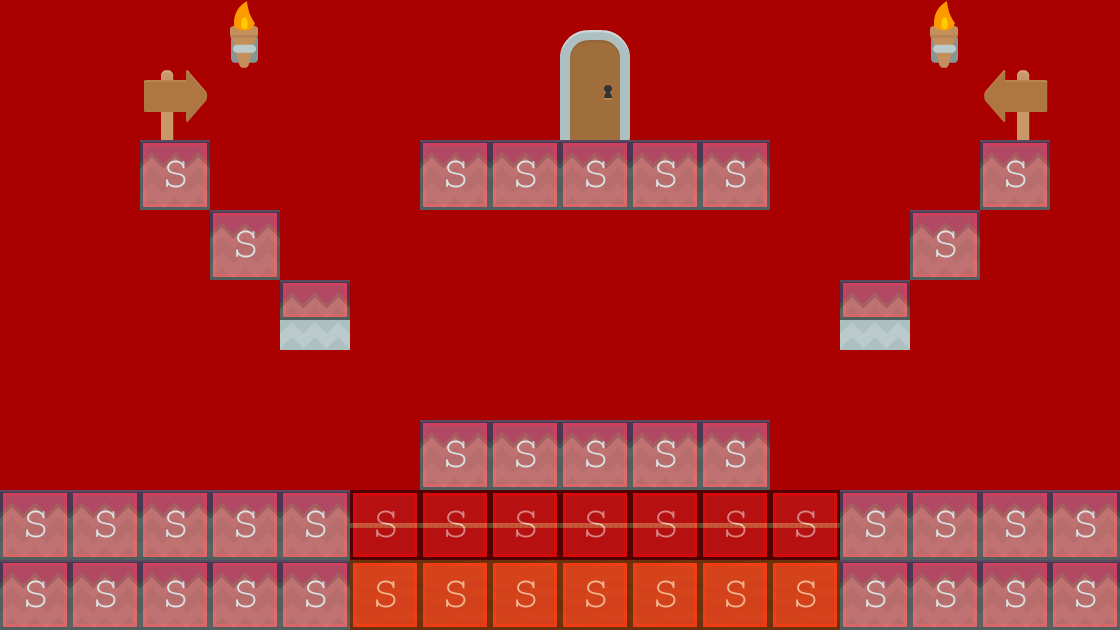

Below is a game level as drawn by its tile map, then a one-line description and the .tmx that defines it (tile-layer data replaced by summaries):
An orthogonal 16x9 tile map with 70x70 px tiles, 2 tile layers (Tile Layer 1, collision), 2 tilesets and 1 object (levelTrigger).

<map version="1.0" orientation="orthogonal" width="16" height="9" tilewidth="70" tileheight="70" backgroundcolor="#aa0000">
 <tileset firstgid="1" name="background-tiles" tilewidth="70" tileheight="70">
  <image source="../img/background-tiles.png" width="910" height="910" />
 </tileset>
 <tileset firstgid="170" name="meta-tiles" tilewidth="70" tileheight="70">
  <image source="../img/meta-tiles.png" width="350" height="70" />
  <tile id="2">
   <properties>
    <property name="type" value="platform" />
   </properties>
  </tile>
  <tile id="4">
   <properties>
    <property name="type " value="solid" />
   </properties>
  </tile>
 </tileset>
 <layer name="Tile Layer 1" width="16" height="9">
  <data>[144 cells, 54 non-empty, 8 distinct tile ids]</data>
 </layer>
 <objectgroup name="trigger-entities" width="16" height="9">
  <object name="levelTrigger" x="560" y="0" width="70" height="140">
   <properties>
    <property name="level" value="level02" />
    <property name="xSpawn" value="200" />
    <property name="ySpawn" value="50" />
   </properties>
  </object>
 </objectgroup>
 <layer name="collision" width="16" height="9" opacity="0.52">
  <data>[144 cells, 48 non-empty, 2 distinct tile ids]</data>
 </layer>
</map>
